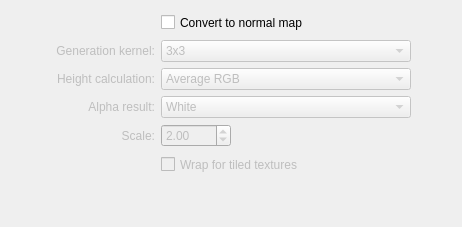
     <widget class="QWidget" name="tab_3">
      <attribute name="title">
       <string>Normal map</string>
      </attribute>
      <layout class="QGridLayout" name="gridLayout_2">
       <item row="2" column="1">
        <widget class="QLabel" name="label_12">
         <property name="enabled">
          <bool>false</bool>
         </property>
         <property name="text">
          <string>Generation kernel:</string>
         </property>
         <property name="alignment">
          <set>Qt::AlignRight|Qt::AlignTrailing|Qt::AlignVCenter</set>
         </property>
        </widget>
       </item>
       <item row="2" column="2">
        <widget class="QComboBox" name="comboBox_generationKernel">
         <property name="enabled">
          <bool>false</bool>
         </property>
         <property name="minimumSize">
          <size>
           <width>250</width>
           <height>0</height>
          </size>
         </property>
         <property name="maximumSize">
          <size>
           <width>250</width>
           <height>16777215</height>
          </size>
         </property>
         <item>
          <property name="text">
           <string>3x3</string>
          </property>
         </item>
         <item>
          <property name="text">
           <string>4x</string>
          </property>
         </item>
         <item>
          <property name="text">
           <string>5x5</string>
          </property>
         </item>
         <item>
          <property name="text">
           <string>7x7</string>
          </property>
         </item>
         <item>
          <property name="text">
           <string>9x9</string>
          </property>
         </item>
         <item>
          <property name="text">
           <string>DUDV</string>
          </property>
         </item>
        </widget>
       </item>
       <item row="3" column="1">
        <widget class="QLabel" name="label_13">
         <property name="enabled">
          <bool>false</bool>
         </property>
         <property name="text">
          <string>Height calculation:</string>
         </property>
         <property name="alignment">
          <set>Qt::AlignRight|Qt::AlignTrailing|Qt::AlignVCenter</set>
         </property>
        </widget>
       </item>
       <item row="3" column="2">
        <widget class="QComboBox" name="comboBox_heightCalculation">
         <property name="enabled">
          <bool>false</bool>
         </property>
         <property name="minimumSize">
          <size>
           <width>250</width>
           <height>0</height>
          </size>
         </property>
         <property name="maximumSize">
          <size>
           <width>250</width>
           <height>16777215</height>
          </size>
         </property>
         <item>
          <property name="text">
           <string>Average RGB</string>
          </property>
         </item>
         <item>
          <property name="text">
           <string>Alpha</string>
          </property>
         </item>
         <item>
          <property name="text">
           <string>Biased RGB</string>
          </property>
         </item>
         <item>
          <property name="text">
           <string>Red</string>
          </property>
         </item>
         <item>
          <property name="text">
           <string>Green</string>
          </property>
         </item>
         <item>
          <property name="text">
           <string>Blue</string>
          </property>
         </item>
         <item>
          <property name="text">
           <string>Max RGB</string>
          </property>
         </item>
         <item>
          <property name="text">
           <string>Colorspace</string>
          </property>
         </item>
        </widget>
       </item>
       <item row="4" column="1">
        <widget class="QLabel" name="label_14">
         <property name="enabled">
          <bool>false</bool>
         </property>
         <property name="text">
          <string>Alpha result:</string>
         </property>
         <property name="alignment">
          <set>Qt::AlignRight|Qt::AlignTrailing|Qt::AlignVCenter</set>
         </property>
        </widget>
       </item>
       <item row="4" column="2">
        <widget class="QComboBox" name="comboBox_alphaResult">
         <property name="enabled">
          <bool>false</bool>
         </property>
         <property name="minimumSize">
          <size>
           <width>250</width>
           <height>0</height>
          </size>
         </property>
         <property name="maximumSize">
          <size>
           <width>250</width>
           <height>16777215</height>
          </size>
         </property>
         <item>
          <property name="text">
           <string>White</string>
          </property>
         </item>
         <item>
          <property name="text">
           <string>No change</string>
          </property>
         </item>
         <item>
          <property name="text">
           <string>Height</string>
          </property>
         </item>
         <item>
          <property name="text">
           <string>Black</string>
          </property>
         </item>
        </widget>
       </item>
       <item row="5" column="2">
        <widget class="QDoubleSpinBox" name="doubleSpinBox_normalMapScale">
         <property name="enabled">
          <bool>false</bool>
         </property>
         <property name="maximumSize">
          <size>
           <width>70</width>
           <height>16777215</height>
          </size>
         </property>
         <property name="value">
          <double>2.000000000000000</double>
         </property>
        </widget>
       </item>
       <item row="5" column="1">
        <widget class="QLabel" name="label_15">
         <property name="enabled">
          <bool>false</bool>
         </property>
         <property name="text">
          <string>Scale:</string>
         </property>
         <property name="alignment">
          <set>Qt::AlignRight|Qt::AlignTrailing|Qt::AlignVCenter</set>
         </property>
        </widget>
       </item>
       <item row="8" column="2">
        <spacer name="verticalSpacer_3">
         <property name="orientation">
          <enum>Qt::Vertical</enum>
         </property>
         <property name="sizeHint" stdset="0">
          <size>
           <width>20</width>
           <height>40</height>
          </size>
         </property>
        </spacer>
       </item>
       <item row="6" column="2">
        <widget class="QCheckBox" name="checkBox_wrapForTiledTextures">
         <property name="enabled">
          <bool>false</bool>
         </property>
         <property name="minimumSize">
          <size>
           <width>0</width>
           <height>23</height>
          </size>
         </property>
         <property name="text">
          <string>Wrap for tiled textures</string>
         </property>
        </widget>
       </item>
       <item row="1" column="2">
        <widget class="QCheckBox" name="checkBox_convertToNormalMap">
         <property name="minimumSize">
          <size>
           <width>0</width>
           <height>23</height>
          </size>
         </property>
         <property name="text">
          <string>Convert to normal map</string>
         </property>
        </widget>
       </item>
       <item row="3" column="0">
        <spacer name="horizontalSpacer_8">
         <property name="orientation">
          <enum>Qt::Horizontal</enum>
         </property>
         <property name="sizeType">
          <enum>QSizePolicy::Fixed</enum>
         </property>
         <property name="sizeHint" stdset="0">
          <size>
           <width>45</width>
           <height>20</height>
          </size>
         </property>
        </spacer>
       </item>
       <item row="4" column="3">
        <spacer name="horizontalSpacer_7">
         <property name="orientation">
          <enum>Qt::Horizontal</enum>
         </property>
         <property name="sizeHint" stdset="0">
          <size>
           <width>40</width>
           <height>20</height>
          </size>
         </property>
        </spacer>
       </item>
      </layout>
     </widget>
